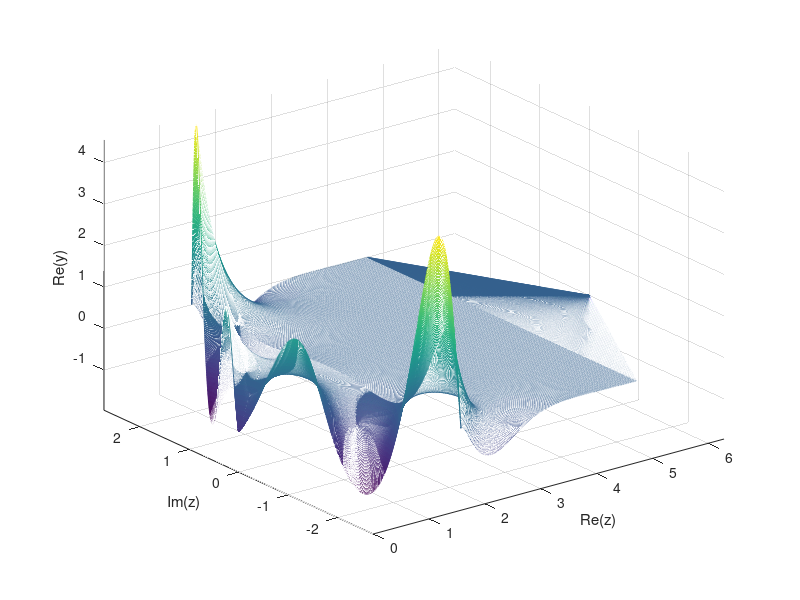

Write MATLAB code to recreate this figure.
%----------------
%General Comments: (Not Necessarily In Order Of Importance)
%----------------

    %1. For a single path, use the homotopy code with
        %both parameterizations set equal.
    
    %2. More terms of the Taylor series = more accurate. 
        %It should be easy to add more terms in: f5, f6, etc. in
        %the function defns. and simply adding appropriate terms to 
        %the algorithm section.
    
    %3. The function definitions and algorithm are already set up so that
        %you can have derivatives which are explicitly dependent on w, as
        %well as on x and v, i.e., it's set up to solve the general
        %2nd-order ODE, not just the autonomous case.
    
    %4. This was originally designed to solve the general 2nd-order
        %IVP y'' = f(z, y, y'), y = y(z) by analytically continuing the 
        %initial values into the complex plane and back to the real axis
        %at a later time, so as to avoid a singularity on the real axis
        %that we know about. However,it is difficult to know where
        %those singularities are in advance, given only the ODE.
        
        %In principle, however, it works and can be extended to any order
        %ODE by (i) the addition of terms in the Taylor series, (ii) the
        %addition of appropriate matrices for y'' for a 3rd-order ODE, y'''
        %for a 4th-order ODE, etc. in the algorithm, (iii) the addition
        %of initial values y'''(z0), etc., (iv) the modification of the
        %function definitions to pass more arguments (x'', x''', etc.) and
        %finally (v) the modification of the arguments of these functions
        %in their actual implementation in the algorithm.
    
        %That being said, it works great for simply analytically continuing
        %a known function, provided you avoid the singularities, near which
        %the whole Taylor series would be needed to get a remotely accurate
        %continuation.
        
    %5. The idea for this code was inspired by the discussion in Chapter 9
        %(Continuous Analytic Continuation) of the book "Introduction to
        %Nonlinear Differential and Integral Equations" by Harold T. Davis,
        %published originally in 1960 by the United States Atomic Energy
        %Commission and republished in 1962 by Dover Publications, Inc.
        %However, the code itself is original, and in addition to various
        %small generalizations, the author came up with the idea to use a 
        %homotopy of paths autonomously.
        
        %--Benjamin Thayer, 11-20-2018

%--------------------
%Function definitions (4th-order Taylor polynomial)
%--------------------

f2 = @(w, x, v) (-10*x - 5*v);          %fi is the ith derivative of x
f3 = @(w, x, v) (5*x);                  %x = x(w), v = x'(w)
f4 = @(w, x, v) (-0.2*v);

%--------------
%Initial Values:
%--------------

z0 = 0 + 1i*0;               %In general, initial values are complex
y0 = -1 + 1i*0;
y_dot0 = 5 + 1i*0;

%-------------------
%Parameterized Paths:
%-------------------

        %First a reference code for a few archetypal 
        %paths, and then a homotopy of paths.

%Path #1: Straight Line along real axis

        %t = 0:0.01:1;
        %z = z0 + (z_final - z0).'*t; 

%Path #2: Circular Arc With Radius R

        %t = pi:-0.001:0; 
        %R = (1/2)*(z_final - z0);
        %z = (1/2)*(z0 + z_final) + R*exp(1i*t);

%Path #3: Polygonal Path

        %t = 0:0.01:1;
        %pivot = [z0, 1-1i, 2-1i, z_final];      %Specify vertices in order

        %z = zeros(length(pivot) - 1, length(t));
        %for m = length(pivot):-1:2
         %   z((m-1),:) = pivot(m - 1) + (pivot(m) - pivot(m - 1))*t;
        %end
        %z = z.'; z = z(:)';

%-------------------
%A Homotopy Of Paths:
%-------------------

t_step = 0.002; 
t_max = 1; 
t = 0:t_step:t_max; 
tau = length(t);

s_step = 0.002; 
s = 0:s_step:1;                      %(s_max is always 1)
sigma = length(s);

         %Two Parameterizations:

zfinal = 2*pi;
pivot1 = [z0, pi+pi*exp(1i*(2/3)*pi), pi+pi*exp(1i*(1/3)*pi), zfinal];
pivot2 = [z0, pi+pi*exp(1i*(4/3)*pi), pi+pi*exp(1i*(5/3)*pi), zfinal];

z1 = zeros(length(pivot1) - 1, tau);
for m = length(pivot1):-1:2
    z1((m-1),:) = pivot1(m - 1) + (pivot1(m) - pivot1(m - 1))*t;
end
z1 = z1.'; z1 = z1(:).';

z2 = zeros(length(pivot2) - 1, tau);
for m = length(pivot2):-1:2
    z2((m-1),:) = pivot2(m - 1) + (pivot2(m) - pivot2(m - 1))*t;
end
z2 = z2.'; z2 = z2(:).';

t = [t t t];
tau = length(t);

         %The Homotopy Matrix:

H = (z1.')*ones(1, sigma) + ((z2 - z1).')*s;    
z_step = H(2:tau, :) - H(1:(tau - 1), :);


%-------------------------------
%Analytic Continuation Algorithm:
%-------------------------------

y = y0*ones(sigma, tau);
y_dot = y_dot0*ones(sigma, tau);

for k = 2:tau
    y(:, k) = y(:, k-1)  +  ((z_step(k-1, :)).').*y_dot(:, k-1) ... 
         +  (1/2)*((z_step(k-1, :).^2).').*((f2(H(k-1, :).', y(:, k-1), y_dot(:, k-1))).^2) ...
         +  (1/6)*((z_step(k-1, :).^3).').*((f3(H(k-1, :).', y(:, k-1), y_dot(:, k-1))).^3) ...
         +  (1/24)*((z_step(k-1, :).^4).').*((f4(H(k-1, :).', y(:, k-1), y_dot(:, k-1))).^4);
    
    y_dot(:, k) = y_dot(:, k-1)  +  (z_step(k-1, :).').*f2(H(k-1, :).', y(:, k-1), y_dot(:, k-1)) ...
         +  (1/2)*((z_step(k-1, :).^2).').*((f3(H(k-1, :).', y(:, k-1), y_dot(:, k-1))).^2) ...
         +  (1/6)*((z_step(k-1, :).^3).').*((f4(H(k-1, :).', y(:, k-1), y_dot(:, k-1))).^3);
end

%-----
%Plots:
%-----

%2D plot of along Re(z) axis:

        %plot(real(H(tau, :)), real(y(:, tau)));   
        %xlabel('Re(z)'); ylabel('Re(y)');
        %axis([min(real(H(tau, :))) max(real(H(tau, :))) ...
        %min(real(y(tau, :))) max(real(y(tau, :)))]);
        %shg

%3D plot of Re y[H(t,s)] above the real ts-plane:  
        
        %mesh(t, s, real(y));                       
        %xlabel('t'); ylabel('s'); zlabel('Re(y)');
        %axis([min(t) max(t) min(s) max(s) min(min(real(y))) ...
        %max(max(real(y))) min(min(real(y))) max(max(real(y)))]);
        %shg

%3D plot of Re y(z) above the complex z-plane:   
        
        mesh(real(H), imag(H), real(y).');   %NOTE: may need to transpose real(H)
                                             %and imag(H) or real(y) to get 
                                             %proper 3D orientation
        xlabel('Re(z)'); ylabel('Im(z)'); zlabel('Re(y)');
        axis([min(min(real(H)))-eps max(max(real(H)))+eps min(min(imag(H)))-eps ...
        max(max(imag(H)))+eps min(min(real(y))) max(max(real(y))) ...
        min(min(real(y))) max(max(real(y)))]);
        shg

%3D plot of Im y(z) above the complex z-plane:   
        
        %mesh(real(H).', imag(H).', imag(y));          
        %xlabel('Re(z)'); ylabel('Im(z)'); zlabel('Im(y)');
        %axis([min(min(real(H)))-eps max(max(real(H)))+eps min(min(imag(H)))-eps ...
        %max(max(imag(H)))+eps min(min(imag(y))) max(max(imag(y))) ...
        %min(min(imag(y))) max(max(imag(y)))]);
        %shg

